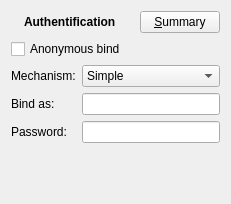
         <widget class="QWidget" name="blankPage" >
          <layout class="QGridLayout" >
           <item row="0" column="0" colspan="2" >
            <layout class="QHBoxLayout" >
             <item>
              <widget class="QLabel" name="pixmapLabel2" >
               <property name="sizePolicy" >
                <sizepolicy vsizetype="Preferred" hsizetype="Maximum" >
                 <horstretch>0</horstretch>
                 <verstretch>0</verstretch>
                </sizepolicy>
               </property>
               <property name="pixmap" >
                <pixmap/>
               </property>
               <property name="scaledContents" >
                <bool>false</bool>
               </property>
               <property name="wordWrap" >
                <bool>false</bool>
               </property>
              </widget>
             </item>
             <item>
              <widget class="QLabel" name="textLabel1" >
               <property name="text" >
                <string>&lt;b>Authentification&lt;/b></string>
               </property>
               <property name="wordWrap" >
                <bool>false</bool>
               </property>
              </widget>
             </item>
             <item>
              <widget class="QPushButton" name="pushButton7" >
               <property name="sizePolicy" >
                <sizepolicy vsizetype="Fixed" hsizetype="Maximum" >
                 <horstretch>0</horstretch>
                 <verstretch>0</verstretch>
                </sizepolicy>
               </property>
               <property name="text" >
                <string>&amp;Summary</string>
               </property>
               <property name="shortcut" >
                <string>Alt+S</string>
               </property>
              </widget>
             </item>
            </layout>
           </item>
           <item row="1" column="0" colspan="2" >
            <widget class="QCheckBox" name="anonBindBox" >
             <property name="text" >
              <string>Anonymous bind</string>
             </property>
            </widget>
           </item>
           <item row="5" column="1" >
            <spacer>
             <property name="orientation" >
              <enum>Qt::Vertical</enum>
             </property>
             <property name="sizeType" >
              <enum>QSizePolicy::Expanding</enum>
             </property>
             <property name="sizeHint" >
              <size>
               <width>21</width>
               <height>50</height>
              </size>
             </property>
            </spacer>
           </item>
           <item row="3" column="0" >
            <widget class="QLabel" name="bindAsLabel" >
             <property name="text" >
              <string>Bind as:</string>
             </property>
             <property name="wordWrap" >
              <bool>false</bool>
             </property>
            </widget>
           </item>
           <item row="2" column="1" >
            <widget class="QComboBox" name="authentificationBox" >
             <item>
              <property name="text" >
               <string>Simple</string>
              </property>
             </item>
             <item>
              <property name="text" >
               <string>SASL CRAM-MD5</string>
              </property>
             </item>
             <item>
              <property name="text" >
               <string>SASL DIGEST-MD5</string>
              </property>
             </item>
             <item>
              <property name="text" >
               <string>SASL EXTERNAL</string>
              </property>
             </item>
             <item>
              <property name="text" >
               <string>SASL GSSAPI</string>
              </property>
             </item>
             <item>
              <property name="text" >
               <string>SASL Login</string>
              </property>
             </item>
             <item>
              <property name="text" >
               <string>SASL Plain</string>
              </property>
             </item>
            </widget>
           </item>
           <item row="4" column="0" >
            <widget class="QLabel" name="bindPasswordLabel" >
             <property name="text" >
              <string>Password:</string>
             </property>
             <property name="wordWrap" >
              <bool>false</bool>
             </property>
            </widget>
           </item>
           <item row="2" column="0" >
            <widget class="QLabel" name="authMechanismLabel" >
             <property name="sizePolicy" >
              <sizepolicy vsizetype="Preferred" hsizetype="Maximum" >
               <horstretch>0</horstretch>
               <verstretch>0</verstretch>
              </sizepolicy>
             </property>
             <property name="text" >
              <string>Mechanism:</string>
             </property>
             <property name="wordWrap" >
              <bool>false</bool>
             </property>
            </widget>
           </item>
           <item row="3" column="1" >
            <widget class="QLineEdit" name="bindAsEdit" />
           </item>
           <item row="4" column="1" >
            <widget class="QLineEdit" name="bindPasswordEdit" >
             <property name="echoMode" >
              <enum>QLineEdit::Password</enum>
             </property>
            </widget>
           </item>
          </layout>
         </widget>
